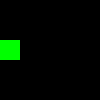
Frame 1 (no input)
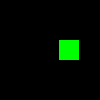
Frame 60 (the mouse pressed at the canvas centre just before this capture)
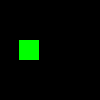
Frame 120 (the mouse held since frame 60 and released just before this capture)

The Processing sketch that drew these frames (run headless with seeded random() and noise(); from frame 60 on, the mouse is pressed at the canvas centre):

// Processing sketch: Part_3
// ── Part_3.pde
int i;
int j;
void setup()
{
  size(100, 100);
  noStroke();
  i=0;
  j=-99;
  frameRate(60);
}
void draw()
{
  background(0);

  fill(0, 255, 0);
  rect(i, 40, 20, 20);
  if (i++ >= 99)
  {
    i=0;
  }

  rect(j, 40, 20, 20);
  if (j++ >= 0)
  {
    j=-99;
  }
}
